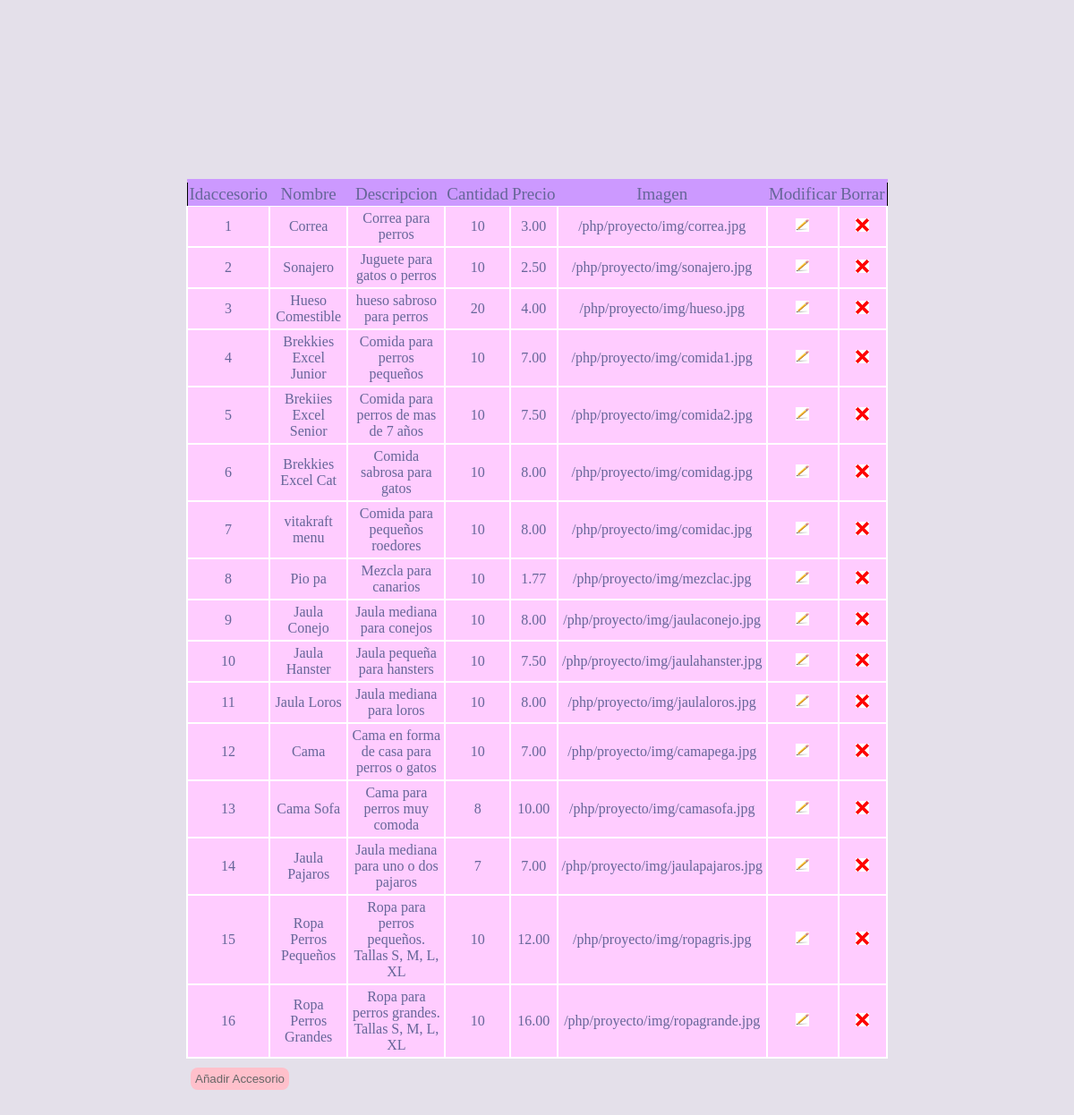
The page /PHP/adaccesorio.php on the database its author committed.
### tables this page shows
create table accesorio
(
	idaccesorio		int auto_increment not null,
	nombre			varchar(50),
	descripcion		varchar(500),
	cantidad		int,
	precio			decimal(4,2),
	imagen			varchar(500),
	primary key(idaccesorio)
	);

### PHP/adaccesorio.php (the view, shortened to what this page needs)
<!DOCTYPE html>
<html lang="en">
  <head>
    <link rel="stylesheet" href="css/tablas.css">
  </head>
  <body>
    <?php
       include_once "conec.php";
      if ($result = $connection->query("SELECT * FROM accesorio;")) {
            if ($result){
            echo "<table style='border:1px solid black;'>";
            echo "<thead>";
            echo "<tr>";
            echo "<th>Idaccesorio</th>";
            echo "<th>Nombre</th>";
            echo "<th>Descripcion</th>";
            echo "<th>Cantidad</th>";
            echo "<th>Precio</th>";
            echo "<th>Imagen</th>";
            echo "<th>Modificar</th>";
            echo "<th>Borrar</th>";
            echo "</thead>";
          }
      ?>
      <?php
          while($obj = $result->fetch_object()) {
              echo "<tr>";
              echo "<td>".$obj->idaccesorio."</td>";
              echo "<td>".$obj->nombre."</td>";
              echo "<td>".$obj->descripcion."</td>";
              echo "<td>".$obj->cantidad."</td>";
              echo "<td>".$obj->precio."</td>";
              echo "<td>".$obj->imagen."</td>";
              echo "<td><a href='editaraccesorio.php?id=".$obj->idaccesorio."'><img src='img/modificar.jpg' width='15px'height='15px'/></a></td>";
              echo "<td><a href='borraraccesorio.php?id=".$obj->idaccesorio."'><img src='img/borrar.png' width='15px' height='15px'/></a></td>";
              echo "</tr>";
          }
      }
    ?>
  </table>
  <input type="button" onclick=" location.href='/php/proyecto/agregaraccesorio.php' " value="Añadir Accesorio" style=cursor:pointer; name="boton" />
  </body>
</html>

### PHP/conec.php (shortened to what this page needs)
<!DOCTYPE html>
<html>
<head>
</head>
<body>
</body>
</html>

### PHP/css/tablas.css (style rules this page uses)
table { text-align: center; border-collapse: collapse; font-size: 16px; margin: 200px; }
th { font-size: 19px; font-weight: normal; padding: 2px; background: #c9f; border-top: 4px solid #c9f; border-bottom: 1px solid #fff; color: #669; }
td { padding: 4px; background: #fcf; border: 2px solid #fff; color: #669; border-top: 1px }
body { background: #e4e0ea; }
input[type="button"] { position: relative; left: 205px; top: -190px; border-radius: 8px; background: pink; padding: 5px 5px; border: none; color: #666; }

### rows shown on the page
accesorio: idaccesorio "1", nombre "Correa", descripcion "Correa para perros", cantidad "10", precio "3.00", imagen "/php/proyecto/img/correa.jpg"
accesorio: idaccesorio "2", nombre "Sonajero", descripcion "Juguete para gatos o perros", cantidad "10", precio "2.50", imagen "/php/proyecto/img/sonajero.jpg"
accesorio: idaccesorio "3", nombre "Hueso Comestible", descripcion "hueso sabroso para perros", cantidad "20", precio "4.00", imagen "/php/proyecto/img/hueso.jpg"
accesorio: idaccesorio "4", nombre "Brekkies Excel Junior", descripcion "Comida para perros pequeños", cantidad "10", precio "7.00", imagen "/php/proyecto/img/comida1.jpg"
accesorio: idaccesorio "5", nombre "Brekiies Excel Senior", descripcion "Comida para perros de mas de 7 años", cantidad "10", precio "7.50", imagen "/php/proyecto/img/comida2.jpg"
accesorio: idaccesorio "6", nombre "Brekkies Excel Cat", descripcion "Comida sabrosa para gatos", cantidad "10", precio "8.00", imagen "/php/proyecto/img/comidag.jpg"
accesorio: idaccesorio "7", nombre "vitakraft menu", descripcion "Comida para pequeños roedores", cantidad "10", precio "8.00", imagen "/php/proyecto/img/comidac.jpg"
accesorio: idaccesorio "8", nombre "Pio pa", descripcion "Mezcla para canarios", cantidad "10", precio "1.77", imagen "/php/proyecto/img/mezclac.jpg"
accesorio: idaccesorio "9", nombre "Jaula Conejo", descripcion "Jaula mediana para conejos", cantidad "10", precio "8.00", imagen "/php/proyecto/img/jaulaconejo.jpg"
accesorio: idaccesorio "10", nombre "Jaula Hanster", descripcion "Jaula pequeña para hansters", cantidad "10", precio "7.50", imagen "/php/proyecto/img/jaulahanster.jpg"
accesorio: idaccesorio "11", nombre "Jaula Loros", descripcion "Jaula mediana para loros", cantidad "10", precio "8.00", imagen "/php/proyecto/img/jaulaloros.jpg"
accesorio: idaccesorio "12", nombre "Cama", descripcion "Cama en forma de casa para perros o gatos", cantidad "10", precio "7.00", imagen "/php/proyecto/img/camapega.jpg"
accesorio: idaccesorio "13", nombre "Cama Sofa", descripcion "Cama para perros muy comoda", cantidad "8", precio "10.00", imagen "/php/proyecto/img/camasofa.jpg"
accesorio: idaccesorio "14", nombre "Jaula Pajaros", descripcion "Jaula mediana para uno o dos pajaros", cantidad "7", precio "7.00", imagen "/php/proyecto/img/jaulapajaros.jpg"
accesorio: idaccesorio "15", nombre "Ropa Perros Pequeños", descripcion "Ropa para perros pequeños. Tallas S, M, L, XL", cantidad "10", precio "12.00", imagen "/php/proyecto/img/ropagris.jpg"
accesorio: idaccesorio "16", nombre "Ropa Perros Grandes", descripcion "Ropa para perros grandes. Tallas S, M, L, XL", cantidad "10", precio "16.00", imagen "/php/proyecto/img/ropagrande.jpg"
